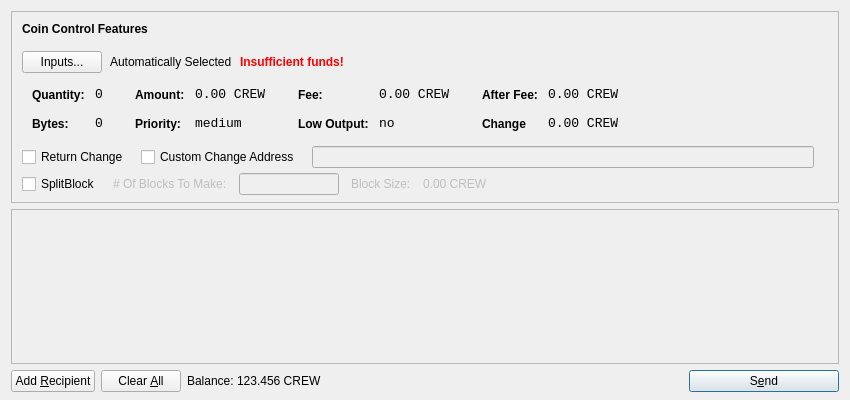
<?xml version="1.0" encoding="UTF-8"?>
<ui version="4.0">
 <class>SendCoinsDialog</class>
 <widget class="QDialog" name="SendCoinsDialog">
  <property name="geometry">
   <rect>
    <x>0</x>
    <y>0</y>
    <width>850</width>
    <height>400</height>
   </rect>
  </property>
  <property name="windowTitle">
   <string>Send Coins</string>
  </property>
  <layout class="QVBoxLayout" name="verticalLayout" stretch="0,1,0">
   <property name="bottomMargin">
    <number>8</number>
   </property>
   <item>
    <widget class="QFrame" name="frameCoinControl">
     <property name="sizePolicy">
      <sizepolicy hsizetype="Expanding" vsizetype="Expanding">
       <horstretch>0</horstretch>
       <verstretch>0</verstretch>
      </sizepolicy>
     </property>
     <property name="maximumSize">
      <size>
       <width>16777215</width>
       <height>16777215</height>
      </size>
     </property>
     <property name="frameShape">
      <enum>QFrame::StyledPanel</enum>
     </property>
     <property name="frameShadow">
      <enum>QFrame::Sunken</enum>
     </property>
     <layout class="QVBoxLayout" name="verticalLayoutCoinControl2">
      <property name="spacing">
       <number>-1</number>
      </property>
      <property name="leftMargin">
       <number>0</number>
      </property>
      <property name="topMargin">
       <number>0</number>
      </property>
      <property name="rightMargin">
       <number>0</number>
      </property>
      <property name="bottomMargin">
       <number>6</number>
      </property>
      <item>
       <layout class="QVBoxLayout" name="verticalLayoutCoinControl" stretch="0,0,0,0,1">
        <property name="spacing">
         <number>0</number>
        </property>
        <property name="leftMargin">
         <number>10</number>
        </property>
        <property name="topMargin">
         <number>10</number>
        </property>
        <item>
         <layout class="QHBoxLayout" name="horizontalLayoutCoinControl1">
          <property name="bottomMargin">
           <number>15</number>
          </property>
          <item>
           <widget class="QLabel" name="labelCoinControlFeatures">
            <property name="sizePolicy">
             <sizepolicy hsizetype="Preferred" vsizetype="Maximum">
              <horstretch>0</horstretch>
              <verstretch>0</verstretch>
             </sizepolicy>
            </property>
            <property name="font">
             <font>
              <weight>75</weight>
              <bold>true</bold>
             </font>
            </property>
            <property name="styleSheet">
             <string notr="true">font-weight:bold;</string>
            </property>
            <property name="text">
             <string>Coin Control Features</string>
            </property>
           </widget>
          </item>
         </layout>
        </item>
        <item>
         <layout class="QHBoxLayout" name="horizontalLayoutCoinControl2" stretch="0,0,0,0">
          <property name="spacing">
           <number>8</number>
          </property>
          <property name="bottomMargin">
           <number>10</number>
          </property>
          <item>
           <widget class="QPushButton" name="pushButtonCoinControl">
            <property name="styleSheet">
             <string notr="true"/>
            </property>
            <property name="text">
             <string>Inputs...</string>
            </property>
           </widget>
          </item>
          <item>
           <widget class="QLabel" name="labelCoinControlAutomaticallySelected">
            <property name="text">
             <string>Automatically Selected</string>
            </property>
            <property name="margin">
             <number>5</number>
            </property>
           </widget>
          </item>
          <item>
           <widget class="QLabel" name="labelCoinControlInsuffFunds">
            <property name="font">
             <font>
              <weight>75</weight>
              <bold>true</bold>
             </font>
            </property>
            <property name="styleSheet">
             <string notr="true">color:red;font-weight:bold;</string>
            </property>
            <property name="text">
             <string>Insufficient funds!</string>
            </property>
            <property name="margin">
             <number>5</number>
            </property>
           </widget>
          </item>
          <item>
           <spacer name="horizontalSpacerCoinControl">
            <property name="orientation">
             <enum>Qt::Horizontal</enum>
            </property>
            <property name="sizeHint" stdset="0">
             <size>
              <width>40</width>
              <height>1</height>
             </size>
            </property>
           </spacer>
          </item>
         </layout>
        </item>
        <item>
         <widget class="QWidget" name="widgetCoinControl" native="true">
          <property name="sizePolicy">
           <sizepolicy hsizetype="Preferred" vsizetype="Preferred">
            <horstretch>0</horstretch>
            <verstretch>0</verstretch>
           </sizepolicy>
          </property>
          <property name="minimumSize">
           <size>
            <width>0</width>
            <height>0</height>
           </size>
          </property>
          <property name="styleSheet">
           <string notr="true"/>
          </property>
          <layout class="QHBoxLayout" name="horizontalLayoutCoinControl5">
           <property name="margin">
            <number>0</number>
           </property>
           <item>
            <layout class="QHBoxLayout" name="horizontalLayoutCoinControl3" stretch="0,0,0,1">
             <property name="spacing">
              <number>20</number>
             </property>
             <property name="topMargin">
              <number>0</number>
             </property>
             <property name="bottomMargin">
              <number>10</number>
             </property>
             <item>
              <layout class="QFormLayout" name="formLayoutCoinControl1">
               <property name="horizontalSpacing">
                <number>10</number>
               </property>
               <property name="verticalSpacing">
                <number>14</number>
               </property>
               <property name="leftMargin">
                <number>10</number>
               </property>
               <property name="topMargin">
                <number>4</number>
               </property>
               <property name="rightMargin">
                <number>6</number>
               </property>
               <item row="0" column="0">
                <widget class="QLabel" name="labelCoinControlQuantityText">
                 <property name="styleSheet">
                  <string notr="true">font-weight:bold;</string>
                 </property>
                 <property name="text">
                  <string>Quantity:</string>
                 </property>
                 <property name="margin">
                  <number>0</number>
                 </property>
                </widget>
               </item>
               <item row="0" column="1">
                <widget class="QLabel" name="labelCoinControlQuantity">
                 <property name="font">
                  <font>
                   <family>Monospace</family>
                   <pointsize>10</pointsize>
                  </font>
                 </property>
                 <property name="cursor">
                  <cursorShape>IBeamCursor</cursorShape>
                 </property>
                 <property name="contextMenuPolicy">
                  <enum>Qt::ActionsContextMenu</enum>
                 </property>
                 <property name="text">
                  <string>0</string>
                 </property>
                 <property name="margin">
                  <number>0</number>
                 </property>
                 <property name="textInteractionFlags">
                  <set>Qt::LinksAccessibleByMouse|Qt::TextSelectableByKeyboard|Qt::TextSelectableByMouse</set>
                 </property>
                </widget>
               </item>
               <item row="1" column="0">
                <widget class="QLabel" name="labelCoinControlBytesText">
                 <property name="styleSheet">
                  <string notr="true">font-weight:bold;</string>
                 </property>
                 <property name="text">
                  <string>Bytes:</string>
                 </property>
                </widget>
               </item>
               <item row="1" column="1">
                <widget class="QLabel" name="labelCoinControlBytes">
                 <property name="font">
                  <font>
                   <family>Monospace</family>
                   <pointsize>10</pointsize>
                  </font>
                 </property>
                 <property name="cursor">
                  <cursorShape>IBeamCursor</cursorShape>
                 </property>
                 <property name="contextMenuPolicy">
                  <enum>Qt::ActionsContextMenu</enum>
                 </property>
                 <property name="text">
                  <string>0</string>
                 </property>
                 <property name="textInteractionFlags">
                  <set>Qt::LinksAccessibleByMouse|Qt::TextSelectableByKeyboard|Qt::TextSelectableByMouse</set>
                 </property>
                </widget>
               </item>
              </layout>
             </item>
             <item>
              <layout class="QFormLayout" name="formLayoutCoinControl2">
               <property name="horizontalSpacing">
                <number>10</number>
               </property>
               <property name="verticalSpacing">
                <number>14</number>
               </property>
               <property name="leftMargin">
                <number>6</number>
               </property>
               <property name="topMargin">
                <number>4</number>
               </property>
               <property name="rightMargin">
                <number>6</number>
               </property>
               <item row="0" column="0">
                <widget class="QLabel" name="labelCoinControlAmountText">
                 <property name="styleSheet">
                  <string notr="true">font-weight:bold;</string>
                 </property>
                 <property name="text">
                  <string>Amount:</string>
                 </property>
                 <property name="margin">
                  <number>0</number>
                 </property>
                </widget>
               </item>
               <item row="0" column="1">
                <widget class="QLabel" name="labelCoinControlAmount">
                 <property name="font">
                  <font>
                   <family>Monospace</family>
                   <pointsize>10</pointsize>
                  </font>
                 </property>
                 <property name="cursor">
                  <cursorShape>IBeamCursor</cursorShape>
                 </property>
                 <property name="contextMenuPolicy">
                  <enum>Qt::ActionsContextMenu</enum>
                 </property>
                 <property name="text">
                  <string>0.00 CREW</string>
                 </property>
                 <property name="textInteractionFlags">
                  <set>Qt::LinksAccessibleByMouse|Qt::TextSelectableByKeyboard|Qt::TextSelectableByMouse</set>
                 </property>
                </widget>
               </item>
               <item row="1" column="0">
                <widget class="QLabel" name="labelCoinControlPriorityText">
                 <property name="styleSheet">
                  <string notr="true">font-weight:bold;</string>
                 </property>
                 <property name="text">
                  <string>Priority:</string>
                 </property>
                </widget>
               </item>
               <item row="1" column="1">
                <widget class="QLabel" name="labelCoinControlPriority">
                 <property name="font">
                  <font>
                   <family>Monospace</family>
                   <pointsize>10</pointsize>
                  </font>
                 </property>
                 <property name="cursor">
                  <cursorShape>IBeamCursor</cursorShape>
                 </property>
                 <property name="contextMenuPolicy">
                  <enum>Qt::ActionsContextMenu</enum>
                 </property>
                 <property name="text">
                  <string>medium</string>
                 </property>
                 <property name="textInteractionFlags">
                  <set>Qt::LinksAccessibleByMouse|Qt::TextSelectableByKeyboard|Qt::TextSelectableByMouse</set>
                 </property>
                </widget>
               </item>
              </layout>
             </item>
             <item>
              <layout class="QFormLayout" name="formLayoutCoinControl3">
               <property name="horizontalSpacing">
                <number>10</number>
               </property>
               <property name="verticalSpacing">
                <number>14</number>
               </property>
               <property name="leftMargin">
                <number>6</number>
               </property>
               <property name="topMargin">
                <number>4</number>
               </property>
               <property name="rightMargin">
                <number>6</number>
               </property>
               <item row="0" column="0">
                <widget class="QLabel" name="labelCoinControlFeeText">
                 <property name="styleSheet">
                  <string notr="true">font-weight:bold;</string>
                 </property>
                 <property name="text">
                  <string>Fee:</string>
                 </property>
                 <property name="margin">
                  <number>0</number>
                 </property>
                </widget>
               </item>
               <item row="0" column="1">
                <widget class="QLabel" name="labelCoinControlFee">
                 <property name="font">
                  <font>
                   <family>Monospace</family>
                   <pointsize>10</pointsize>
                  </font>
                 </property>
                 <property name="cursor">
                  <cursorShape>IBeamCursor</cursorShape>
                 </property>
                 <property name="contextMenuPolicy">
                  <enum>Qt::ActionsContextMenu</enum>
                 </property>
                 <property name="text">
                  <string>0.00 CREW</string>
                 </property>
                 <property name="textInteractionFlags">
                  <set>Qt::LinksAccessibleByMouse|Qt::TextSelectableByKeyboard|Qt::TextSelectableByMouse</set>
                 </property>
                </widget>
               </item>
               <item row="1" column="0">
                <widget class="QLabel" name="labelCoinControlLowOutputText">
                 <property name="styleSheet">
                  <string notr="true">font-weight:bold;</string>
                 </property>
                 <property name="text">
                  <string>Low Output:</string>
                 </property>
                </widget>
               </item>
               <item row="1" column="1">
                <widget class="QLabel" name="labelCoinControlLowOutput">
                 <property name="font">
                  <font>
                   <family>Monospace</family>
                   <pointsize>10</pointsize>
                  </font>
                 </property>
                 <property name="cursor">
                  <cursorShape>IBeamCursor</cursorShape>
                 </property>
                 <property name="contextMenuPolicy">
                  <enum>Qt::ActionsContextMenu</enum>
                 </property>
                 <property name="text">
                  <string>no</string>
                 </property>
                 <property name="textInteractionFlags">
                  <set>Qt::LinksAccessibleByMouse|Qt::TextSelectableByKeyboard|Qt::TextSelectableByMouse</set>
                 </property>
                </widget>
               </item>
              </layout>
             </item>
             <item>
              <layout class="QFormLayout" name="formLayoutCoinControl4">
               <property name="fieldGrowthPolicy"> 
                <enum>QFormLayout::AllNonFixedFieldsGrow</enum> 
               </property>
               <property name="horizontalSpacing">
                <number>10</number>
               </property>
               <property name="verticalSpacing">
                <number>14</number>
               </property>
               <property name="leftMargin">
                <number>6</number>
               </property>
               <property name="topMargin">
                <number>4</number>
               </property>
               <property name="rightMargin">
                <number>6</number>
               </property>
               <item row="0" column="0">
                <widget class="QLabel" name="labelCoinControlAfterFeeText">
                 <property name="styleSheet">
                  <string notr="true">font-weight:bold;</string>
                 </property>
                 <property name="text">
                  <string>After Fee:</string>
                 </property>
                 <property name="margin">
                  <number>0</number>
                 </property>
                </widget>
               </item>
               <item row="0" column="1">
                <widget class="QLabel" name="labelCoinControlAfterFee">
                 <property name="font">
                  <font>
                   <family>Monospace</family>
                   <pointsize>10</pointsize>
                  </font>
                 </property>
                 <property name="cursor">
                  <cursorShape>IBeamCursor</cursorShape>
                 </property>
                 <property name="contextMenuPolicy">
                  <enum>Qt::ActionsContextMenu</enum>
                 </property>
                 <property name="text">
                  <string>0.00 CREW</string>
                 </property>
                 <property name="textInteractionFlags">
                  <set>Qt::LinksAccessibleByMouse|Qt::TextSelectableByKeyboard|Qt::TextSelectableByMouse</set>
                 </property>
                </widget>
               </item>
               <item row="1" column="0">
                <widget class="QLabel" name="labelCoinControlChangeText">
                 <property name="styleSheet">
                  <string notr="true">font-weight:bold;</string>
                 </property>
                 <property name="text">
                  <string>Change</string>
                 </property>
                </widget>
               </item>
               <item row="1" column="1">
                <widget class="QLabel" name="labelCoinControlChange">
                 <property name="font">
                  <font>
                   <family>Monospace</family>
                   <pointsize>10</pointsize>
                  </font>
                 </property>
                 <property name="cursor">
                  <cursorShape>IBeamCursor</cursorShape>
                 </property>
                 <property name="contextMenuPolicy">
                  <enum>Qt::ActionsContextMenu</enum>
                 </property>
                 <property name="text">
                  <string>0.00 CREW</string>
                 </property>
                 <property name="textInteractionFlags">
                  <set>Qt::LinksAccessibleByMouse|Qt::TextSelectableByKeyboard|Qt::TextSelectableByMouse</set>
                 </property>
                </widget>
               </item>
              </layout>
             </item>
            </layout>
           </item>
          </layout>
         </widget>
        </item>
        <item>
         <layout class="QHBoxLayout" name="horizontalLayoutCoinControl4" stretch="0,0,0,0">
          <property name="spacing">
           <number>12</number>
          </property>
          <property name="sizeConstraint">
           <enum>QLayout::SetDefaultConstraint</enum>
          </property>
          <property name="topMargin">
           <number>5</number>
          </property>
          <property name="rightMargin">
           <number>5</number>
          </property>
		  <item> 
		   <widget class="QCheckBox" name="returnChangeCheckBox">
 		    <property name="text">
 		     <string>Return Change</string>
 		    </property>
 		   </widget>
 		  </item>		  
          <item>
           <widget class="QCheckBox" name="checkBoxCoinControlChange">
            <property name="text">
             <string>Custom Change Address</string>
            </property>
           </widget>
          </item>
          <item>
           <widget class="QLineEdit" name="lineEditCoinControlChange">
            <property name="enabled">
             <bool>false</bool>
            </property>
            <property name="sizePolicy">
             <sizepolicy hsizetype="Expanding" vsizetype="Fixed">
              <horstretch>0</horstretch>
              <verstretch>0</verstretch>
             </sizepolicy>
            </property>
           </widget>
          </item>
          <item>
           <widget class="QLabel" name="labelCoinControlChangeLabel">
            <property name="sizePolicy">
             <sizepolicy hsizetype="Preferred" vsizetype="Expanding">
              <horstretch>0</horstretch>
              <verstretch>0</verstretch>
             </sizepolicy>
            </property>
            <property name="minimumSize">
             <size>
              <width>0</width>
              <height>0</height>
             </size>
            </property>
            <property name="text">
             <string/>
            </property>
            <property name="margin">
             <number>3</number>
            </property>
           </widget>
          </item>
         </layout>
        </item>
        <item>
         <layout class="QHBoxLayout" name="horizontalLayoutCoinControl4a" stretch="0,0,0,0">
          <property name="alignment" >
         <set>Qt::AlignLeft</set>
          </property>
          <property name="spacing">
           <number>12</number>
          </property>
          <property name="sizeConstraint">
           <enum>QLayout::SetDefaultConstraint</enum>
          </property>
          <property name="topMargin">
           <number>5</number>
          </property>
          <property name="rightMargin">
           <number>5</number>
          </property>
           <item> 
           <widget class="QCheckBox" name="splitBlockCheckBox"> 
            <property name="text"> 
             <string>SplitBlock</string> 
            </property> 
           </widget> 
          </item> 
          <item> 
           <widget class="QLabel" name="labelBlocksToMakeText"> 
            <property name="enabled"> 
             <bool>false</bool> 
            </property> 
            <property name="text"> 
             <string># Of Blocks To Make:</string> 
            </property> 
           </widget> 
          </item>
          <item> 
           <widget class="QLineEdit" name="splitBlockLineEdit"> 
            <property name="enabled"> 
             <bool>false</bool> 
            </property> 
            <property name="sizePolicy"> 
             <sizepolicy hsizetype="Fixed" vsizetype="Fixed"> 
              <horstretch>0</horstretch> 
              <verstretch>0</verstretch> 
             </sizepolicy> 
            </property> 
            <property name="maximumSize"> 
             <size> 
              <width>100</width> 
              <height>16777215</height> 
             </size> 
            </property> 
           </widget> 
          </item> 
          <item> 
           <widget class="QLabel" name="labelBlockSizeText"> 
            <property name="enabled"> 
             <bool>false</bool> 
            </property> 
            <property name="text"> 
             <string>Block Size:</string> 
            </property> 
           </widget> 
          </item> 
          <item> 
           <widget class="QLabel" name="labelBlockSize"> 
            <property name="enabled"> 
             <bool>false</bool> 
            </property> 
            <property name="text"> 
             <string>0.00 CREW</string> 
            </property>
           </widget> 
           </item>
         </layout>
        </item>
        <item>
         <spacer name="verticalSpacerCoinControl">
          <property name="orientation">
           <enum>Qt::Vertical</enum>
          </property>
          <property name="sizeHint" stdset="0">
           <size>
            <width>800</width>
            <height>1</height>
           </size>
          </property>
         </spacer>
        </item>
       </layout>
      </item>
     </layout>
    </widget>
   </item>
   <item>
    <widget class="QScrollArea" name="scrollArea">
     <property name="widgetResizable">
      <bool>true</bool>
     </property>
     <widget class="QWidget" name="scrollAreaWidgetContents">
      <property name="geometry">
       <rect>
        <x>0</x>
        <y>0</y>
        <width>830</width>
        <height>172</height>
       </rect>
      </property>
      <layout class="QVBoxLayout" name="verticalLayout_2">
       <property name="margin">
        <number>0</number>
       </property>
       <item>
        <layout class="QVBoxLayout" name="entries">
         <property name="spacing">
          <number>6</number>
         </property>
        </layout>
       </item>
       <item>
        <spacer name="verticalSpacer">
         <property name="orientation">
          <enum>Qt::Vertical</enum>
         </property>
         <property name="sizeHint" stdset="0">
          <size>
           <width>20</width>
           <height>40</height>
          </size>
         </property>
        </spacer>
       </item>
      </layout>
     </widget>
    </widget>
   </item>
   <item>
    <layout class="QHBoxLayout" name="horizontalLayout">
     <item>
      <widget class="QPushButton" name="addButton">
       <property name="toolTip">
        <string>Send to multiple recipients at once</string>
       </property>
       <property name="text">
        <string>Add &amp;Recipient</string>
       </property>
       <property name="icon">
        <iconset resource="../bitcoin.qrc">
         <normaloff>:/icons/add</normaloff>:/icons/add</iconset>
       </property>
       <property name="autoDefault">
        <bool>false</bool>
       </property>
      </widget>
     </item>
     <item>
      <widget class="QPushButton" name="clearButton">
       <property name="sizePolicy">
        <sizepolicy hsizetype="Minimum" vsizetype="Fixed">
         <horstretch>0</horstretch>
         <verstretch>0</verstretch>
        </sizepolicy>
       </property>
       <property name="toolTip">
        <string>Remove all transaction fields</string>
       </property>
       <property name="text">
        <string>Clear &amp;All</string>
       </property>
       <property name="icon">
        <iconset resource="../bitcoin.qrc">
         <normaloff>:/icons/remove</normaloff>:/icons/remove</iconset>
       </property>
       <property name="autoRepeatDelay">
        <number>300</number>
       </property>
       <property name="autoDefault">
        <bool>false</bool>
       </property>
      </widget>
     </item>
     <item>
      <layout class="QHBoxLayout" name="horizontalLayout_2">
       <property name="spacing">
        <number>3</number>
       </property>
       <item>
        <widget class="QLabel" name="label">
         <property name="sizePolicy">
          <sizepolicy hsizetype="Preferred" vsizetype="Fixed">
           <horstretch>0</horstretch>
           <verstretch>0</verstretch>
          </sizepolicy>
         </property>
         <property name="text">
          <string>Balance:</string>
         </property>
        </widget>
       </item>
       <item>
        <widget class="QLabel" name="labelBalance">
         <property name="sizePolicy">
          <sizepolicy hsizetype="Preferred" vsizetype="Fixed">
           <horstretch>0</horstretch>
           <verstretch>0</verstretch>
          </sizepolicy>
         </property>
         <property name="cursor">
          <cursorShape>IBeamCursor</cursorShape>
         </property>
         <property name="text">
          <string>123.456 CREW</string>
         </property>
         <property name="textInteractionFlags">
          <set>Qt::LinksAccessibleByMouse|Qt::TextSelectableByKeyboard|Qt::TextSelectableByMouse</set>
         </property>
        </widget>
       </item>
      </layout>
     </item>
     <item>
      <spacer name="horizontalSpacer">
       <property name="orientation">
        <enum>Qt::Horizontal</enum>
       </property>
       <property name="sizeHint" stdset="0">
        <size>
         <width>40</width>
         <height>20</height>
        </size>
       </property>
      </spacer>
     </item>
     <item>
      <widget class="QPushButton" name="sendButton">
       <property name="minimumSize">
        <size>
         <width>150</width>
         <height>0</height>
        </size>
       </property>
       <property name="toolTip">
        <string>Confirm the send action</string>
       </property>
       <property name="text">
        <string>S&amp;end</string>
       </property>
       <property name="icon">
        <iconset resource="../bitcoin.qrc">
         <normaloff>:/icons/send</normaloff>:/icons/send</iconset>
       </property>
       <property name="default">
        <bool>true</bool>
       </property>
      </widget>
     </item>
    </layout>
   </item>
  </layout>
 </widget>
 <resources>
  <include location="../bitcoin.qrc"/>
 </resources>
 <connections/>
</ui>
